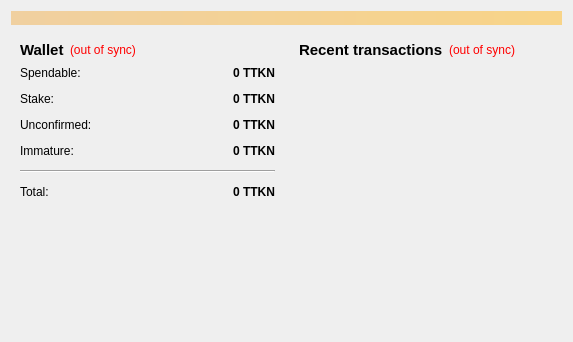
<?xml version="1.0" encoding="UTF-8"?>
<ui version="4.0">
 <class>OverviewPage</class>
 <widget class="QWidget" name="OverviewPage">
  <property name="geometry">
   <rect>
    <x>0</x>
    <y>0</y>
    <width>573</width>
    <height>342</height>
   </rect>
  </property>
  <property name="windowTitle">
   <string>Form</string>
  </property>
  <layout class="QVBoxLayout" name="topLayout">
   <item>
    <widget class="QLabel" name="labelAlerts">
     <property name="visible">
      <bool>false</bool>
     </property>
     <property name="styleSheet">
      <string notr="true">background-color: qlineargradient(x1: 0, y1: 0, x2: 1, y2: 0, stop:0 #F0D0A0, stop:1 #F8D488);  color:#000000
</string>
     </property>
     <property name="wordWrap">
      <bool>true</bool>
     </property>
     <property name="margin">
      <number>3</number>
     </property>
    </widget>
   </item>
   <item>
    <layout class="QHBoxLayout" name="horizontalLayout" stretch="1,1">
     <item>
      <layout class="QVBoxLayout" name="verticalLayout_2">
       <item>
        <widget class="QWidget" name="widget" native="true">
         <layout class="QVBoxLayout" name="verticalLayout_4">
          <item>
           <layout class="QHBoxLayout" name="horizontalLayout_4">
            <item>
             <widget class="QLabel" name="label_5">
              <property name="font">
               <font>
                <pointsize>11</pointsize>
                <weight>75</weight>
                <bold>true</bold>
               </font>
              </property>
              <property name="text">
               <string>Wallet</string>
              </property>
             </widget>
            </item>
            <item>
             <widget class="QLabel" name="labelWalletStatus">
              <property name="toolTip">
               <string>The displayed information may be out of date. Your wallet automatically synchronizes with the PlatinumBar network after a connection is established, but this process has not completed yet.</string>
              </property>
              <property name="styleSheet">
               <string notr="true">QLabel { color: red; }</string>
              </property>
              <property name="text">
               <string notr="true">(out of sync)</string>
              </property>
              <property name="alignment">
               <set>Qt::AlignLeading|Qt::AlignLeft|Qt::AlignVCenter</set>
              </property>
             </widget>
            </item>
            <item>
             <spacer name="horizontalSpacer_2">
              <property name="orientation">
               <enum>Qt::Horizontal</enum>
              </property>
              <property name="sizeHint" stdset="0">
               <size>
                <width>40</width>
                <height>20</height>
               </size>
              </property>
             </spacer>
            </item>
           </layout>
          </item>
          <item>
           <layout class="QFormLayout" name="formLayout_2">
            <property name="fieldGrowthPolicy">
             <enum>QFormLayout::AllNonFixedFieldsGrow</enum>
            </property>
            <property name="horizontalSpacing">
             <number>12</number>
            </property>
            <property name="verticalSpacing">
             <number>12</number>
            </property>
            <item row="0" column="0">
             <widget class="QLabel" name="label">
              <property name="text">
               <string>Spendable:</string>
              </property>
             </widget>
            </item>
            <item row="0" column="1">
             <widget class="QLabel" name="labelBalance">
              <property name="font">
               <font>
                <weight>75</weight>
                <bold>true</bold>
               </font>
              </property>
              <property name="cursor">
               <cursorShape>IBeamCursor</cursorShape>
              </property>
              <property name="toolTip">
               <string>Your current spendable balance</string>
              </property>
              <property name="text">
               <string notr="true">0 TTKN</string>
              </property>
              <property name="alignment">
               <set>Qt::AlignRight|Qt::AlignTrailing|Qt::AlignVCenter</set>
              </property>
              <property name="textInteractionFlags">
               <set>Qt::LinksAccessibleByMouse|Qt::TextSelectableByKeyboard|Qt::TextSelectableByMouse</set>
              </property>
             </widget>
            </item>
            <item row="1" column="0">
             <widget class="QLabel" name="label_6">
              <property name="text">
               <string>Stake:</string>
              </property>
             </widget>
            </item>
            <item row="1" column="1">
             <widget class="QLabel" name="labelStake">
              <property name="font">
               <font>
                <weight>75</weight>
                <bold>true</bold>
               </font>
              </property>
              <property name="cursor">
               <cursorShape>IBeamCursor</cursorShape>
              </property>
              <property name="toolTip">
               <string>Total of coins that was staked, and do not yet count toward the current balance</string>
              </property>
              <property name="text">
               <string notr="true">0 TTKN</string>
              </property>
              <property name="alignment">
               <set>Qt::AlignRight|Qt::AlignTrailing|Qt::AlignVCenter</set>
              </property>
              <property name="textInteractionFlags">
               <set>Qt::LinksAccessibleByMouse|Qt::TextSelectableByKeyboard|Qt::TextSelectableByMouse</set>
              </property>
             </widget>
            </item>
            <item row="2" column="0">
             <widget class="QLabel" name="label_3">
              <property name="text">
               <string>Unconfirmed:</string>
              </property>
             </widget>
            </item>
            <item row="2" column="1">
             <widget class="QLabel" name="labelUnconfirmed">
              <property name="font">
               <font>
                <weight>75</weight>
                <bold>true</bold>
               </font>
              </property>
              <property name="cursor">
               <cursorShape>IBeamCursor</cursorShape>
              </property>
              <property name="toolTip">
               <string>Total of transactions that have yet to be confirmed, and do not yet count toward the current balance</string>
              </property>
              <property name="text">
               <string notr="true">0 TTKN</string>
              </property>
              <property name="alignment">
               <set>Qt::AlignRight|Qt::AlignTrailing|Qt::AlignVCenter</set>
              </property>
              <property name="textInteractionFlags">
               <set>Qt::LinksAccessibleByMouse|Qt::TextSelectableByKeyboard|Qt::TextSelectableByMouse</set>
              </property>
             </widget>
            </item>
            <item row="3" column="0">
             <widget class="QLabel" name="labelImmatureText">
              <property name="text">
               <string>Immature:</string>
              </property>
             </widget>
            </item>
            <item row="3" column="1">
             <widget class="QLabel" name="labelImmature">
              <property name="font">
               <font>
                <weight>75</weight>
                <bold>true</bold>
               </font>
              </property>
              <property name="toolTip">
               <string>Mined balance that has not yet matured</string>
              </property>
              <property name="text">
               <string notr="true">0 TTKN</string>
              </property>
              <property name="alignment">
               <set>Qt::AlignRight|Qt::AlignTrailing|Qt::AlignVCenter</set>
              </property>
              <property name="textInteractionFlags">
               <set>Qt::LinksAccessibleByMouse|Qt::TextSelectableByKeyboard|Qt::TextSelectableByMouse</set>
              </property>
             </widget>
            </item>
            <item row="4" column="0" colspan="2">
             <widget class="Line" name="line">
              <property name="orientation">
               <enum>Qt::Horizontal</enum>
              </property>
             </widget>
            </item>
            <item row="5" column="0">
             <widget class="QLabel" name="labelTotalText">
              <property name="text">
               <string>Total:</string>
              </property>
             </widget>
            </item>
            <item row="5" column="1">
             <widget class="QLabel" name="labelTotal">
              <property name="font">
               <font>
                <weight>75</weight>
                <bold>true</bold>
               </font>
              </property>
              <property name="cursor">
               <cursorShape>IBeamCursor</cursorShape>
              </property>
              <property name="toolTip">
               <string>Your current total balance</string>
              </property>
              <property name="text">
               <string notr="true">0 TTKN</string>
              </property>
              <property name="alignment">
               <set>Qt::AlignRight|Qt::AlignTrailing|Qt::AlignVCenter</set>
              </property>
              <property name="textInteractionFlags">
               <set>Qt::LinksAccessibleByMouse|Qt::TextSelectableByKeyboard|Qt::TextSelectableByMouse</set>
              </property>
             </widget>
            </item>
           </layout>
          </item>
         </layout>
        </widget>
       </item>
       <item>
        <spacer name="verticalSpacer">
         <property name="orientation">
          <enum>Qt::Vertical</enum>
         </property>
         <property name="sizeHint" stdset="0">
          <size>
           <width>20</width>
           <height>40</height>
          </size>
         </property>
        </spacer>
       </item>
       <item>
        <widget class="QLabel" name="label_2">
         <property name="text">
          <string/>
         </property>
         <property name="pixmap">
          <pixmap resource="../bitcoin.qrc">:/images/wallet</pixmap>
         </property>
        </widget>
       </item>
      </layout>
     </item>
     <item>
      <layout class="QVBoxLayout" name="verticalLayout_3">
       <item>
        <widget class="QWidget" name="widget_2" native="true">
         <layout class="QVBoxLayout" name="verticalLayout">
          <item>
           <layout class="QHBoxLayout" name="horizontalLayout_2">
            <item>
             <widget class="QLabel" name="label_4">
              <property name="font">
               <font>
                <pointsize>11</pointsize>
                <weight>75</weight>
                <bold>true</bold>
               </font>
              </property>
              <property name="text">
               <string>&lt;b&gt;Recent transactions&lt;/b&gt;</string>
              </property>
             </widget>
            </item>
            <item>
             <widget class="QLabel" name="labelTransactionsStatus">
              <property name="toolTip">
               <string>The displayed information may be out of date. Your wallet automatically synchronizes with the PlatinumBar network after a connection is established, but this process has not completed yet.</string>
              </property>
              <property name="styleSheet">
               <string notr="true">QLabel { color: red; }</string>
              </property>
              <property name="text">
               <string notr="true">(out of sync)</string>
              </property>
              <property name="alignment">
               <set>Qt::AlignRight|Qt::AlignTrailing|Qt::AlignVCenter</set>
              </property>
             </widget>
            </item>
            <item>
             <spacer name="horizontalSpacer">
              <property name="orientation">
               <enum>Qt::Horizontal</enum>
              </property>
              <property name="sizeHint" stdset="0">
               <size>
                <width>40</width>
                <height>20</height>
               </size>
              </property>
             </spacer>
            </item>
           </layout>
          </item>
          <item>
           <widget class="QListView" name="listTransactions">
            <property name="styleSheet">
             <string notr="true">QListView { background: transparent; }</string>
            </property>
            <property name="frameShape">
             <enum>QFrame::NoFrame</enum>
            </property>
            <property name="verticalScrollBarPolicy">
             <enum>Qt::ScrollBarAlwaysOff</enum>
            </property>
            <property name="horizontalScrollBarPolicy">
             <enum>Qt::ScrollBarAlwaysOff</enum>
            </property>
            <property name="selectionMode">
             <enum>QAbstractItemView::NoSelection</enum>
            </property>
           </widget>
          </item>
         </layout>
        </widget>
       </item>
      </layout>
     </item>
    </layout>
   </item>
  </layout>
 </widget>
 <resources>
  <include location="../bitcoin.qrc"/>
 </resources>
 <connections/>
</ui>
